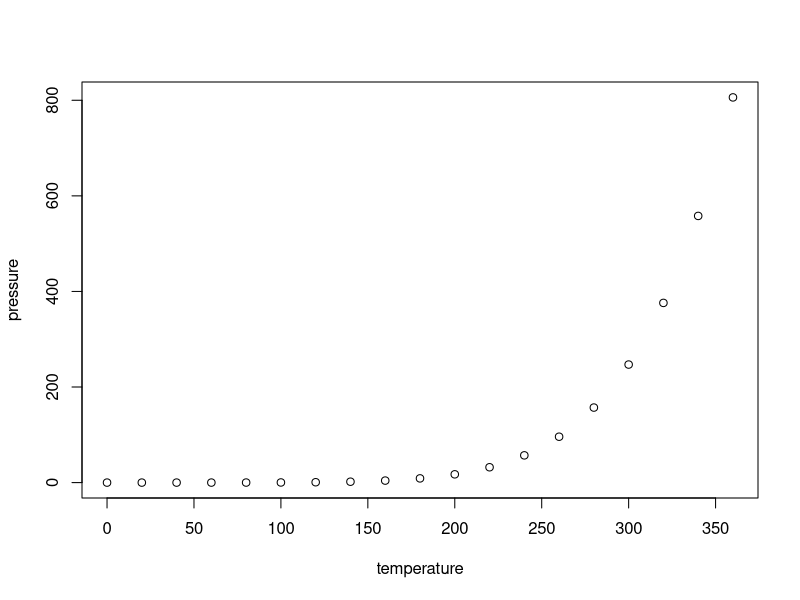
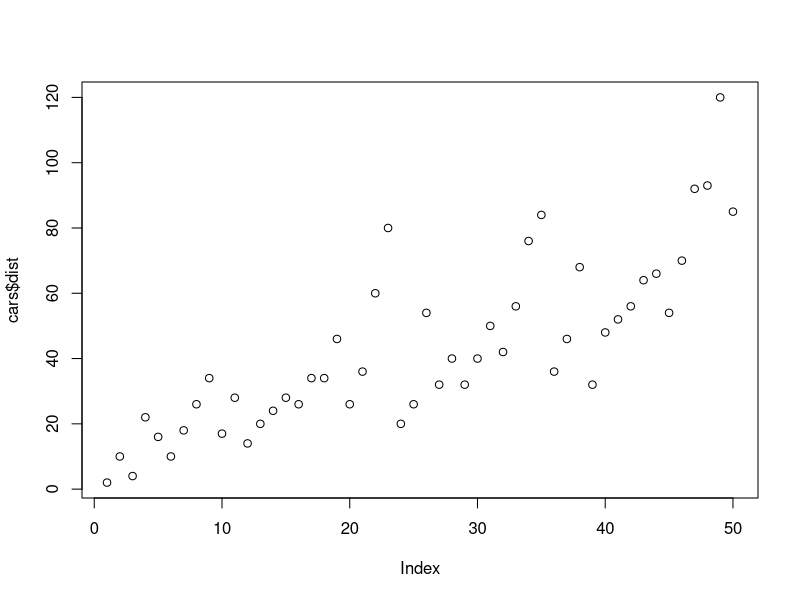
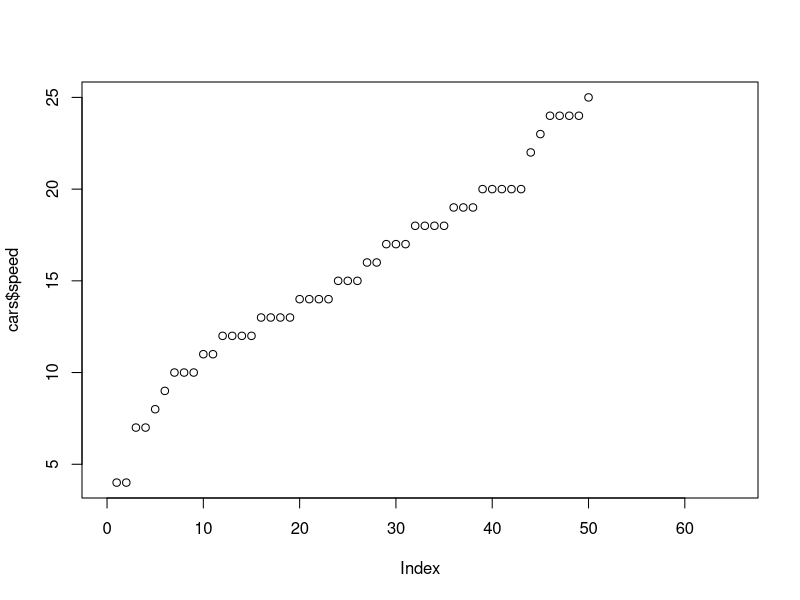

Reproduce these figures in R, in order.
## ---- chunk 1
knitr::opts_chunk$set(echo = TRUE)
## ---- chunk 2
summary(cars)
## ---- chunk 3
plot(pressure) #dit is nuttig voor mij
plot(cars$dist)
plot(cars$speed,xlim=c(0,65))
